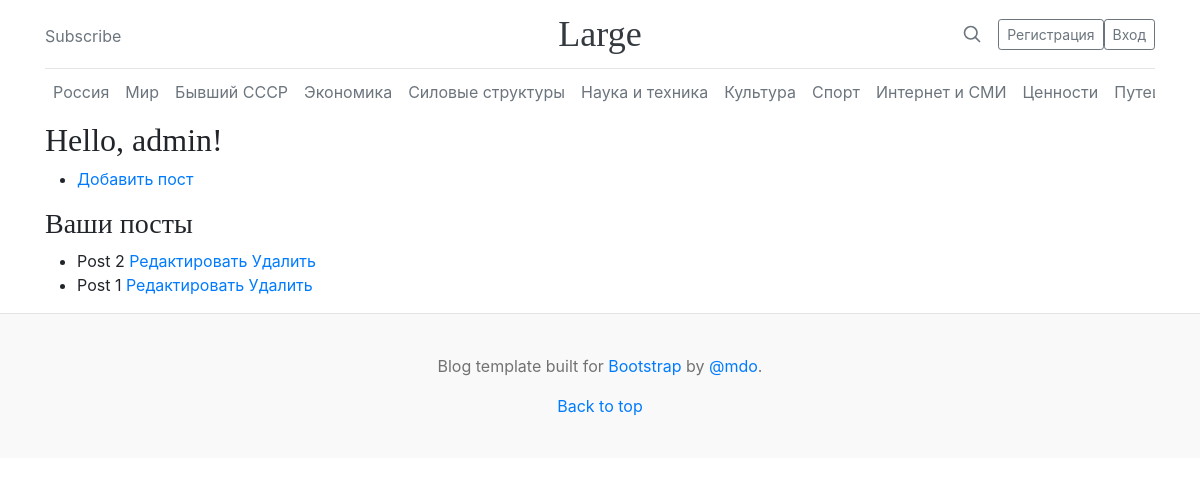
The page /users/profile/admin on the database as committed earlier.
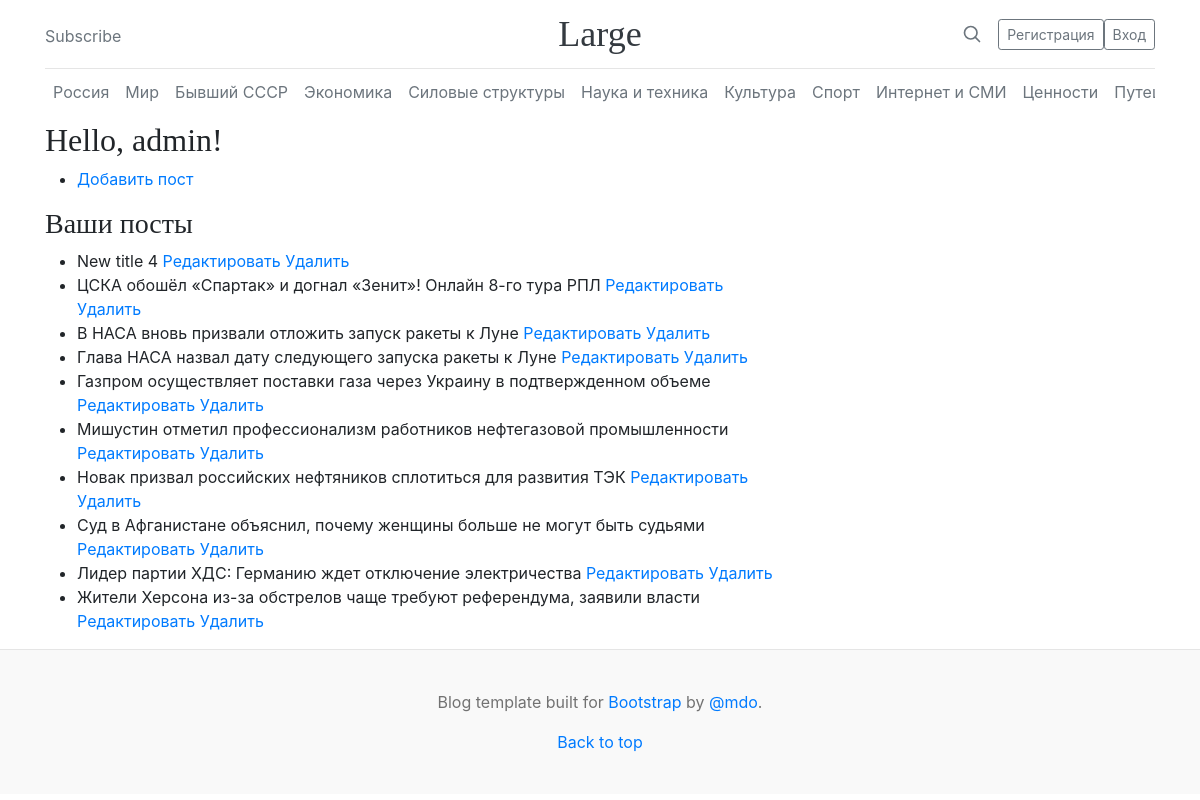
The same page on the database as committed later.
### blog/models.py (models this page shows, shortened)
class Post(models.Model):
    RUSSIA = '1'
    WORLD = '2'
    EX_USSR = '3'
    ECONOMY = '4'
    FORCE_STRUCTURES = '5'
    SCIENCE_AND_TECHNOLOGY = '6'
    CULTURE = '7'
    SPORT = '8'
    INTERNET_AND_MASS_MEDIA = '9'
    VALUES = '10'
    TRAVELS = '11'
    FROM_THE_LIFE = '12'
    CATEGORY = (
        (None, 'Выберите категорию'),
        (RUSSIA, 'Россия'),
        (WORLD, 'Мир'),
        (EX_USSR, 'Бывший СССР'),
        (ECONOMY, 'Экономика'),
        (FORCE_STRUCTURES, 'Силовые структуры'),
        (SCIENCE_AND_TECHNOLOGY, 'Наука и техника'),
        (CULTURE, 'Культура'),
        (SPORT, 'Спорт'),
        (INTERNET_AND_MASS_MEDIA, 'Интернет и СМИ'),
        (VALUES, 'Ценности'),
        (TRAVELS, 'Путешествия'),
        (FROM_THE_LIFE, 'Из жизни')
    )
    title = models.CharField(verbose_name='Название статьи', max_length=100)
    content = models.TextField(verbose_name='Содержание статьи')
    image = models.ImageField(
        verbose_name='Фото',
        upload_to='%Y/%m/%d/',
        blank=True
    )
    publication_date = models.DateTimeField(
        verbose_name='Дата публикации',
        default=timezone.now
    )
    owner = models.ForeignKey(User, on_delete=models.CASCADE, verbose_name='Автор')
    category = models.CharField(
        max_length=2,
        choices=CATEGORY
    )
    slug = models.SlugField(unique=True)
    class Meta:
        ordering = ['-publication_date']

### blog/views.py (the view)
# urls.py: path('users/profile/<str:username>', views.user_profile, name='user_profile')
def user_profile(request, username):
    user_posts = User.objects.get(username=username).post_set.all()
    return render(
        request,
        'blog/user_profile.html',
        {
            'username': username,
            'user_posts': user_posts
        }
    )

### blog/templates/blog/user_profile.html
{% extends "blog/base.html" %}
{% block content %}
<div class="row g-5">
    <div class="col-md-8">
        <h2>Hello, {{ username }}!</h2>
        <ul>
            <li><a href="{% url 'blog:post_add' %}">Добавить пост</a></li>
        </ul>
        <h3>Ваши посты</h3>
        <ul>
            {% for post in user_posts %}
            <li>
                {{ post.title }}
                <a href="{% url 'blog:post_edit' post.id %}">Редактировать</a>
                <a href="{% url 'blog:post_remove' post.id %}">Удалить</a>
            </li>
            {% endfor %}
        </ul>
    </div>
</div>
{% endblock content%}

Rows that differ between the two databases and show on the page:
removed Post: title "Post 2"
removed Post: title "Post 1"
added Post: title "New title 4"
added Post: title "ЦСКА обошёл «Спартак» и догнал «Зенит»! Онлайн 8-го тура РПЛ"
added Post: title "В НАСА вновь призвали отложить запуск ракеты к Луне"
added Post: title "Глава НАСА назвал дату следующего запуска ракеты к Луне"
added Post: title "Газпром осуществляет поставки газа через Украину в подтвержденном объеме"
added Post: title "Мишустин отметил профессионализм работников нефтегазовой промышленности"
added Post: title "Новак призвал российских нефтяников сплотиться для развития ТЭК"
added Post: title "Суд в Афганистане объяснил, почему женщины больше не могут быть судьями"
added Post: title "Лидер партии ХДС: Германию ждет отключение электричества"
added Post: title "Жители Херсона из-за обстрелов чаще требуют референдума, заявили власти"
